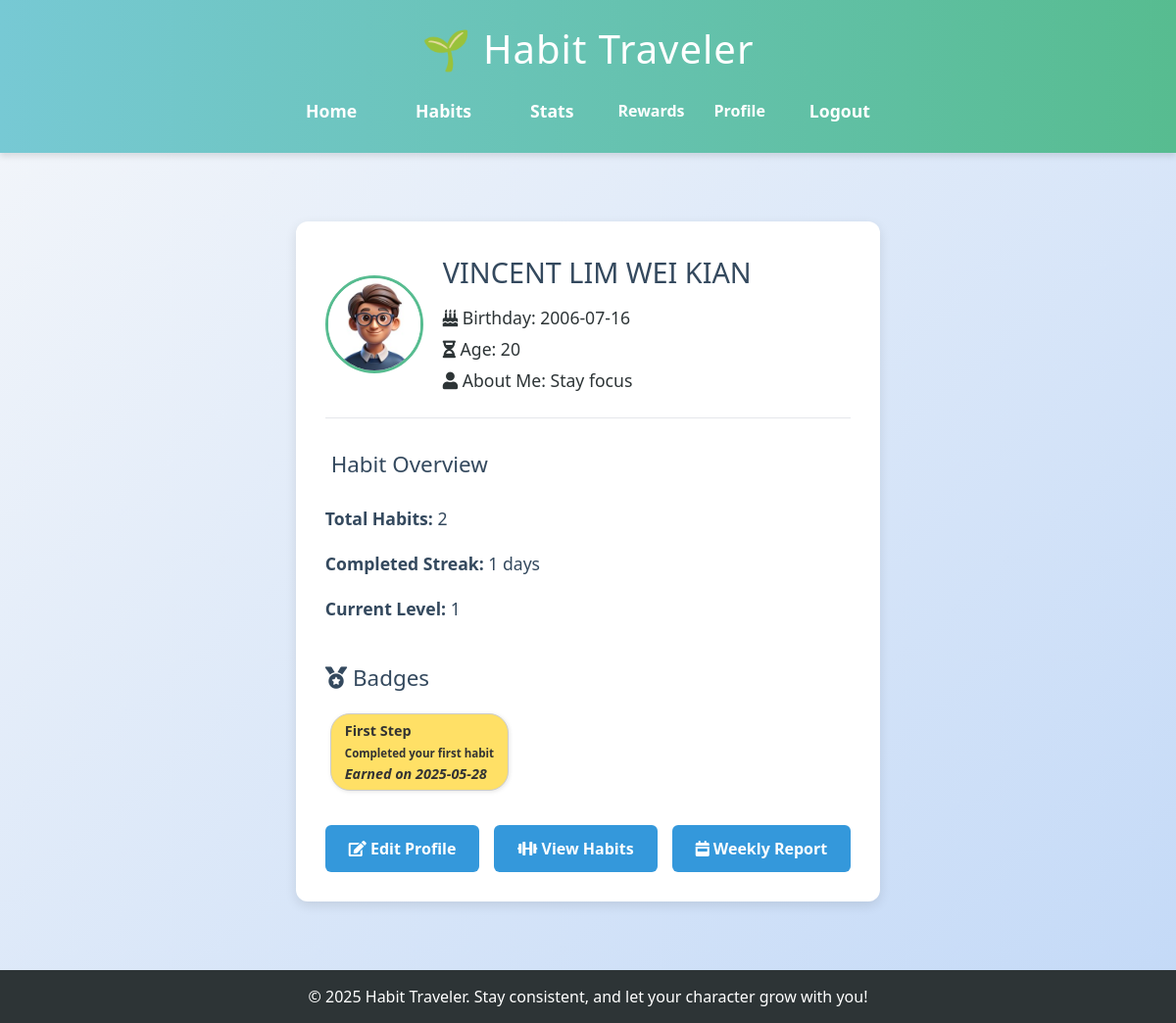
The app's page /profile (signed in), older data.
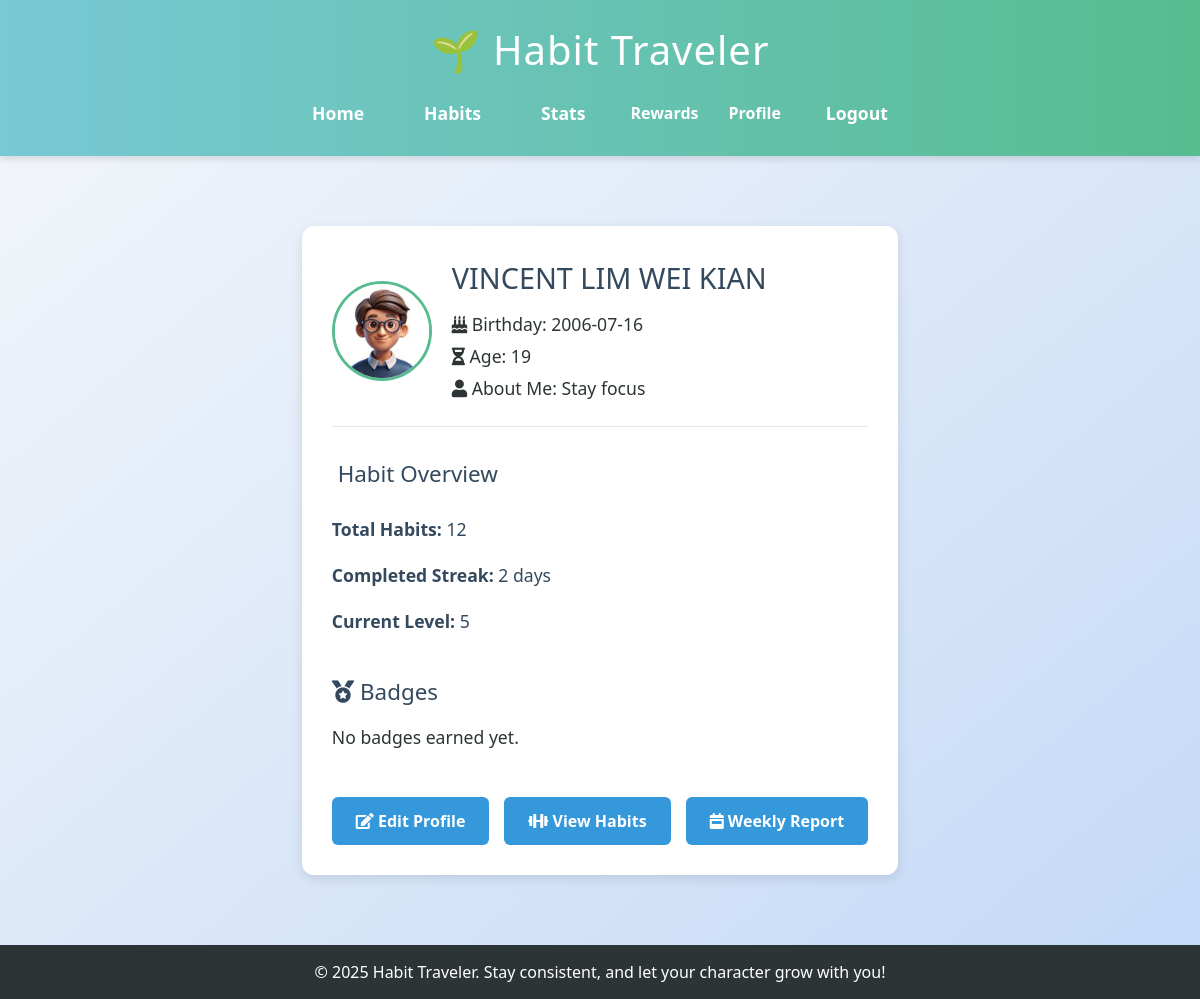
The same page, newer data.
### app.py (models this page shows)
class User(db.Model):
    id = db.Column(db.Integer, primary_key=True)
    email = db.Column(db.String(150), unique=True, nullable=False)
    name = db.Column(db.String(150), unique=True, nullable=True)
    password = db.Column(db.String(200), nullable=False)
    xp = db.Column(db.Integer, default=0)
    level = db.Column(db.Integer, default=1)
    birthday = db.Column(db.Date, nullable=True)
    age = db.Column(db.Integer, nullable=True)
    description = db.Column(db.String(500), nullable=True)
    avatar = db.Column(db.String(200), nullable=True)

class UserBadge(db.Model):
    id = db.Column(db.Integer, primary_key=True)
    user_id = db.Column(db.Integer, db.ForeignKey('user.id'), nullable=False)
    badge_id = db.Column(db.Integer, db.ForeignKey('badge.id'), nullable=False)
    earned_date = db.Column(db.DateTime, default=datetime.utcnow)
    user = db.relationship('User', backref='user_badges')
    badge = db.relationship('Badge')

class Badge(db.Model):
    id = db.Column(db.Integer, primary_key=True)
    name = db.Column(db.String(100), unique=True, nullable=False)
    description = db.Column(db.String(300))
    level_required = db.Column(db.Integer, nullable=False)

### app.py (the view)
@app.route('/profile')
def profile():
    if 'user_id' not in session:
        return redirect(url_for('login'))
    user_id = session['user_id']
    user = User.query.get(user_id)
    if user:
        total_habits = Habit.query.filter_by(user_id=user_id).count()
        habit_completions = HabitCompletion.query.filter_by(user_id=user_id).order_by(HabitCompletion.date).all()
        streaks = {}
        previous_dates = {}
        for completion in habit_completions:
            habit_id = completion.habit_id
            current_date = completion.date
            if habit_id not in streaks:
                streaks[habit_id] = 1
                previous_dates[habit_id] = current_date
            else:
                if (current_date - previous_dates[habit_id]).days == 1:
                    streaks[habit_id] += 1
                else:
                    streaks[habit_id] = 1
                previous_dates[habit_id] = current_date
        max_streak = max(streaks.values(), default=0)
        unique_badges = {}
        for user_badge in user.user_badges:
            if user_badge.badge_id not in unique_badges:
                unique_badges[user_badge.badge_id] = user_badge
        unique_user_badges = list(unique_badges.values())
        return render_template('profile.html',
                               user=user,
                               total_habits=total_habits,
                               max_streak=max_streak,
                               unique_user_badges=unique_user_badges)
    else:
        flash("User not found.")
        return redirect(url_for('index'))

### templates/profile.html (shortened to what this page needs)
{% extends 'base.html' %}
{% block content %}
<div class="profile-container">
    <div class="profile-header">
        <img src="{{ url_for('static', filename='avatars/' + (user.avatar if user.avatar else 'default_avatar.png')) }}" alt="Avatar" class="avatar" width="120" height="120">
        <div class="profile-info">
            <h1>{{ user.name }}</h1>
            <p><i class="fas fa-birthday-cake"></i> Birthday: {{ user.birthday }}</p>
            <p><i class="fas fa-hourglass-half"></i> Age: {{ user.age }}</p>
            <p><i class="fas fa-user"></i> About Me: {{ user.description }}</p>
        </div>
    </div>
    <hr>
    <div class="profile-section">
        <h2> Habit Overview</h2>
        <ul>
            <li><strong>Total Habits:</strong> {{ total_habits }}</li>
            <li><strong>Completed Streak:</strong> {{ max_streak }} days</li>
            <li><strong>Current Level:</strong> {{ user.level }}</li>
        </ul>
    </div>
    <div class="profile-section">
        <h2><i class="fas fa-medal"></i> Badges</h2>
        <div class="badges">
            {% if unique_user_badges %}
                {% for user_badge in unique_user_badges %}
                    <div class="badge">
                        <strong>{{ user_badge.badge.name }}</strong><br>
                        <small>{{ user_badge.badge.description }}</small><br>
                        <em>Earned on {{ user_badge.earned_date.strftime('%Y-%m-%d') }}</em>
                    </div>
                {% endfor %}
            {% else %}
                <p>No badges earned yet.</p>
            {% endif %}
        </div>
    </div>
    <div class="profile-actions">
        <a href="{{ url_for('edit_profile') }}" class="edit-button"><i class="fas fa-edit"></i> Edit Profile</a>
        <a href="{{ url_for('habits') }}" class="edit-button"><i class="fas fa-dumbbell"></i> View Habits</a>
        <a href="{{ url_for('weekly_report') }}" class="edit-button"><i class="fas fa-calendar-week"></i> Weekly Report</a>
    </div>
</div>
{% endblock %}

### templates/base.html (shortened to what this page needs)
<!DOCTYPE html>
<html lang="en">
    <head>
        <script src="https://cdn.tailwindcss.com"></script>
        <link href="https://cdnjs.cloudflare.com/ajax/libs/font-awesome/5.15.3/css/all.min.css" rel="stylesheet">
        <link rel="stylesheet" href="{{ url_for('static', filename='style.css') }}">
    </head>
<body class="{{ request.endpoint|replace('.', '_') }}">
    <header>
        <h1>🌱 Habit Traveler</h1>
        <nav>
            <ul>
                <li><a href="{{ url_for('index') }}">Home</a></li>
                <li><a href="{{ url_for('habits') }}">Habits</a></li>
                <li><a href="{{ url_for('stats') }}">Stats</a></li>
                <a href="{{ url_for('rewards') }}">Rewards</a>
                <a href="{{ url_for('profile') }}">Profile</a>
                {% if session.get('user_id') %}
                <li><a href="{{ url_for('logout') }}">Logout</a></li>
            {% else %}
                <li><a href="{{ url_for('login') }}">Login</a></li>
                <li><a href="{{ url_for('register') }}">Register</a></li>
            {% endif %}
         </ul>
        </nav>
    </header>
    <main>
        {% block content %}{% endblock %}
    </main>
    <footer>
        <p>&copy; 2025 Habit Traveler. Stay consistent, and let your character grow with you!</p>
    </footer>
</body>
</html>

### static/style.css (style rules this page uses)
body { margin: 0; font-family: 'Segoe UI', Tahoma, Geneva, Verdana, sans-serif; background: linear-gradient(to bottom right, #f5f7fa, #c3d9f7); color: #333; min-height: 100vh; display: flex; flex-direction: column; }
header { background: linear-gradient(to right, #77c9d4, #57bc90); color: white; padding: 20px; text-align: center; box-shadow: 0 4px 6px rgba(0,0,0,0.1); }
header h1 { margin: 0; font-size: 2.5em; letter-spacing: 1px; }
nav { margin-top: 10px; }
nav a { color: white; margin: 0 15px; text-decoration: none; font-weight: bold; transition: all 0.3s ease; }
nav ul { display: flex; justify-content: center; align-items: center; padding: 0; margin: 0; list-style: none; }
nav li { margin: 0 15px; }
main { flex: 1; padding: 30px; max-width: 900px; margin: 0 auto; text-align: center; }
main h2 { font-size: 2em; color: #4b6584; margin-bottom: 10px; }
main p { font-size: 1.1em; line-height: 1.6; margin-bottom: 20px; }
ul { list-style: none; padding: 0; }
ul li { padding: 10px 0; font-size: 1.1em; color: #34495e; }
a { color: #3498db; text-decoration: none; }
body.profile .profile-container { max-width: 600px; margin: 40px auto; background: #ffffff; padding: 30px; border-radius: 12px; box-shadow: 0 4px 12px rgba(0,0,0,0.1); text-align: left; }
body.profile .profile-container h1 { font-size: 2em; color: #34495e; margin-bottom: 20px; text-align: center; }
body.profile .profile-container p { font-size: 1.1em; margin-bottom: 15px; color: #2d3436; }
body.profile .edit-button { display: inline-block; background-color: #3498db; color: white; padding: 12px 24px; border-radius: 6px; font-weight: bold; text-decoration: none; transition: background-color 0.3s ease; }
body.profile .profile-header { display: flex; align-items: center; gap: 20px; margin-bottom: 20px; }
body.profile .avatar { width: 100px; height: 100px; border-radius: 50%; object-fit: cover; border: 3px solid #57bc90; }
body.profile .profile-info h1 { font-size: 1.8em; margin-bottom: 10px; }
body.profile .profile-info p { margin: 4px 0; }
body.profile .profile-section { margin-top: 30px; }
body.profile .profile-section h2 { color: #34495e; font-size: 1.4em; margin-bottom: 15px; }
body.profile .badges { display: flex; flex-wrap: wrap; gap: 10px; }
body.profile .profile-actions { margin-top: 30px; display: flex; gap: 15px; }
footer { background: #2d3436; color: white; text-align: center; padding: 15px 10px; font-size: 0.9em; }

Row changes from the older to the newer data that the page shows:
no longer on this page (row edited): UserBadge: badge.name "First Step", badge.description "Completed your first habit", earned_date "2025-05-28"
changed User "VINCENT LIM WEI KIAN": age "20" → "19"; level "1" → "5"
Text that changed along with them:
{{ total_habits }}: "2" → "12"
{{ max_streak }}: "1" → "2"
text now shown: "No badges earned yet."
